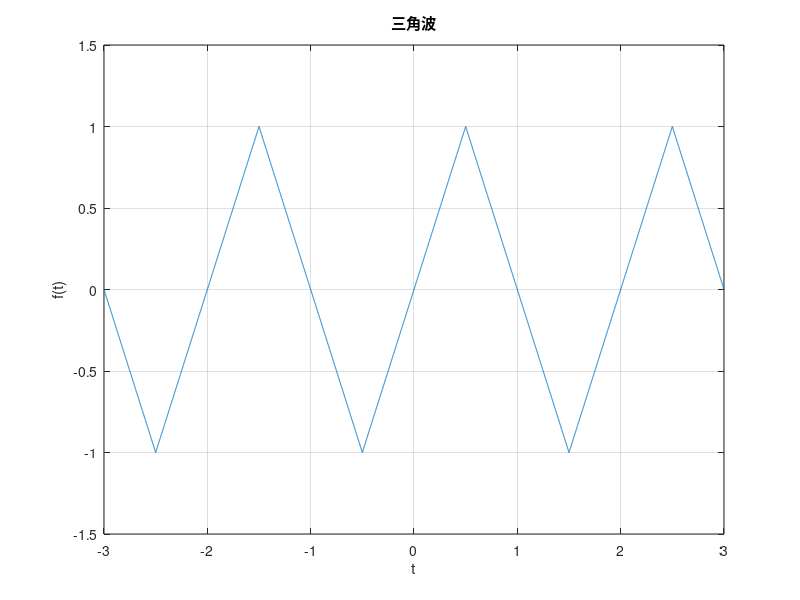

This chart was generated by the following MATLAB code:
amplitude = 0.5; % 振幅
period = 2; % 周期
t = -3:0.001:3; % 在横轴范围-3到3取样

% 计算三角波信号
triangle_wave = 4*amplitude/pi * asin(sin(2*pi*t/period)); % 利用正弦函数来构造三角波

% 绘制三角波波形图
figure;
plot(t, triangle_wave);
xlabel('t');
ylabel('f(t)');
title('三角波');
axis([-3 3 -1.5 1.5]);
grid on;